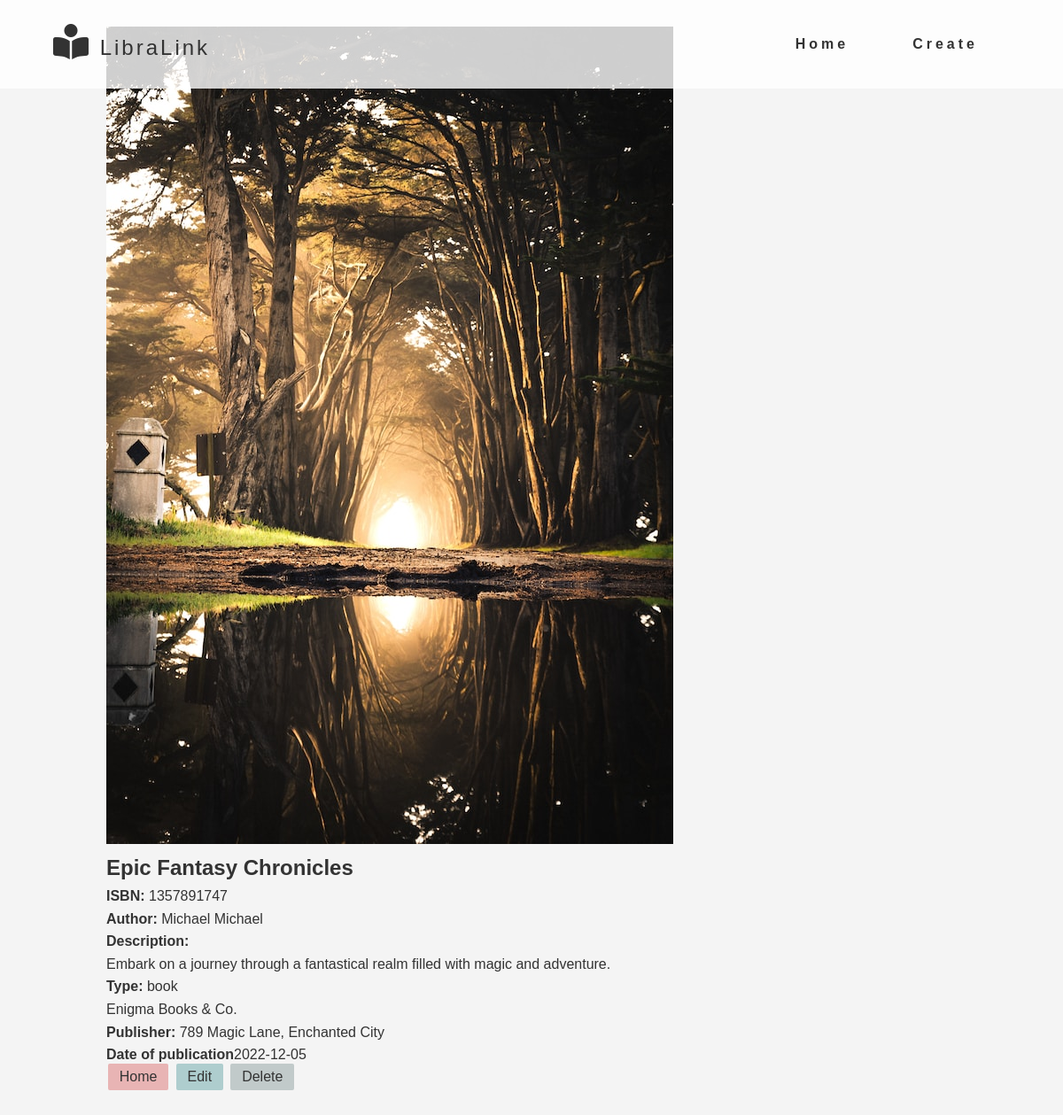
Page /details.php?ISBN=1357891747 on the committed database.
### tables this page shows
CREATE TABLE `library` (
  `ISBN` bigint(20) NOT NULL,
  `title` varchar(50) NOT NULL,
  `image` varchar(255) DEFAULT NULL,
  `short_description` varchar(255) DEFAULT NULL,
  `type` varchar(50) DEFAULT NULL,
  `author_first_name` varchar(50) DEFAULT NULL,
  `author_last_name` varchar(50) DEFAULT NULL,
  `publisher_name` varchar(50) DEFAULT NULL,
  `publisher_address` varchar(50) DEFAULT NULL,
  `publish_date` date NOT NULL
);

### details.php (the view, shortened to what this page needs)
<?php
require_once "components/db_connection.php";
require_once "components/navbar.php";
if (isset($_GET['ISBN']) && !empty($_GET['ISBN'])) {
  $sql = "SELECT * FROM `library` WHERE `ISBN` = $_GET[ISBN]";
  $result = mysqli_query($connect, $sql);
  if (mysqli_num_rows($result) > 0) {
    $row = mysqli_fetch_assoc($result);
  }
}
?>
<!DOCTYPE html>
<html lang="en">
<head>
  <link rel="stylesheet" href="style/style.css">
</head>
<body>
  <?= $navbar ?>
  <div class="container ">
    <img id="grig-image" src='images/<?= $row['image'] ?>' class='card-img-top' alt='...'>
    <div id="grig-info">
      <h2> <?= $row['title'] ?></h2>
      <p><strong>ISBN: </strong><?= $row['ISBN'] ?></p>
      <p><strong>Author: </strong><?= $row['author_first_name'] ?> <?= $row['author_first_name'] ?></p>
      <p><strong>Description:</strong></p>
      <p><?= $row['short_description'] ?></p>
      <p><strong>Type: </strong><?= $row['type'] ?></p>
      <p><a href='publisher.php?publisher_name=<?= urlencode($row['publisher_name']) ?>'><?= $row['publisher_name'] ?></p></a>
      <p><strong>Publisher: </strong><?= $row['publisher_address'] ?></p>
      <p><strong>Date of publication</strong><?= $row['publish_date'] ?></p>
    </div>
    <div id="grig-buttons">
      <a href='index.php' class='btn btn-primary'>Home</a>
      <a href='update.php?ISBN=<?= $row['ISBN'] ?>' class='btn btn-secondary'>Edit</a>
      <a href='delete.php?ISBN=<?= $row['ISBN'] ?>' class='btn btn-tertiary'>Delete</a>
    </div>
  </div>
</body>
</html>

### style/style.css (style rules this page uses)
* { box-sizing: border-box; margin: 0; padding: 0; }
body { font-family: Arial, Helvetica, sans-serif; line-height: 1.6; background: #f4f4f4; color: #333; }
a { color: #333; text-decoration: none; }
.container { width: clamp(500px, 80%, 1200px); margin: 30px auto; }
.btn { padding: 0.4rem 0.8rem; margin: 0 2px; background: rgb(232, 180, 180); color: #333; border-radius: 2px; transition: opacity 0.2s ease-in-out; }
.btn-secondary { background: rgb(174, 205, 206); }
.btn-tertiary { background: rgb(193, 202, 202); }

### rows in the picture
library: image (picture), title "Epic Fantasy Chronicles", ISBN "1357891747", author_first_name "Michael", short_description "Embark on a journey through a fantastical realm filled with magic and adventure.", type "book", publisher_name "Enigma Books & Co.", publisher_address "789 Magic Lane, Enchanted City", publish_date "2022-12-05"
